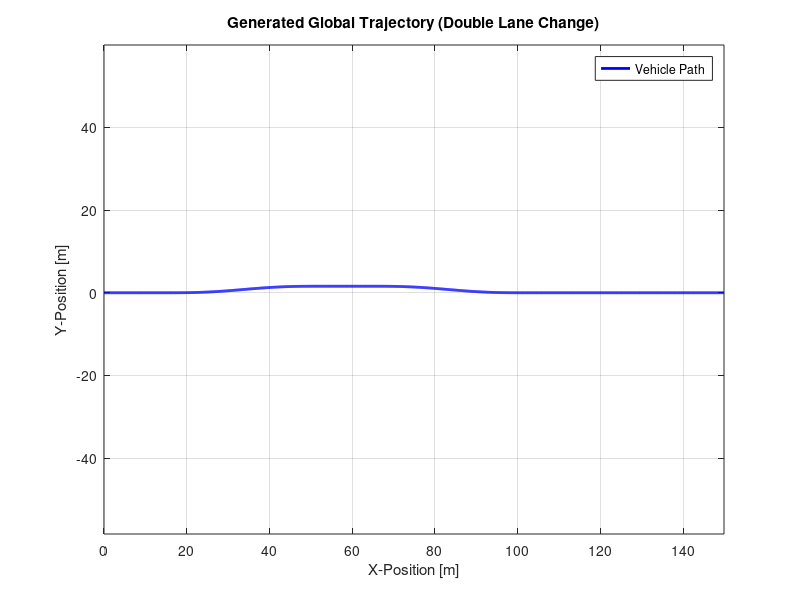
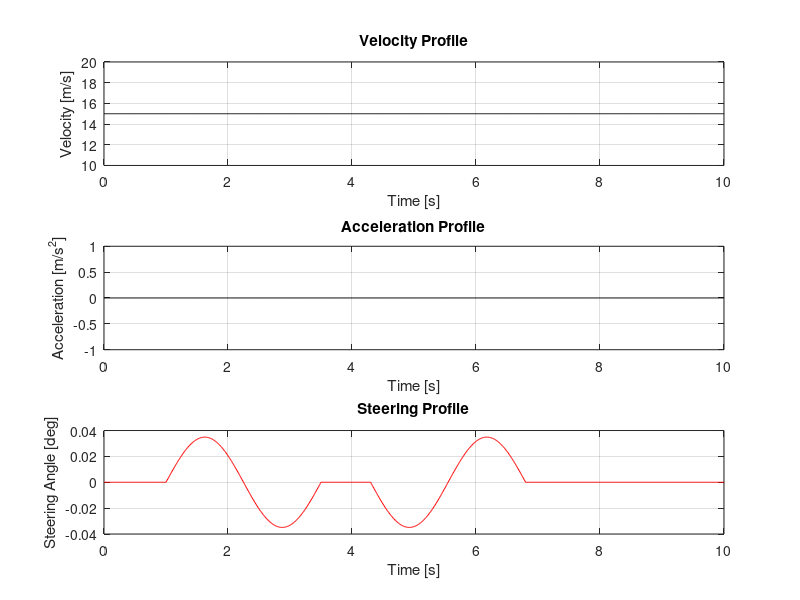

MATLAB code to generate these figures, in order:
clc; clear; close all;

%% Initial Setting

% Simulation Setting
t_end = 10;
dt = 0.01;
t_road = 0:dt:t_end;

% Vehicle Spectification Setting
Lf = 1.4;
Lr = 1.6;
L = Lf + Lr;

m = 2000;
Jz = 4000; 
Cf = 13500;
Cr = 15100;

V = 15;

%% Vehicle Model Definition(2-Dof Bicycle Model)

A_continuous = [-2*(Cf+Cr)/(m*V), -1-2*(Cf*Lf-Cr*Lr)/(m*V^2);
                -2*(Cf*Lf-Cr*Lr)/Jz, -2*(Cf*Lf^2+Cr*Lr^2)/(Jz*V)];

B_continuous = [(2*Cf)/(m*V), (2*Cr)/(m*V);
                (2*Cf*Lf)/Jz, -(2*Cr*Lr)/Jz];

C_matrix = eye(2);
D_matrix = [0];

sys_c = ss(A_continuous, B_continuous, C_matrix, D_matrix);

% Discretization : ZoH
sys_d = c2d(sys_c, dt, 'zoh');
Ad = sys_d.A;
Bd = sys_d.B;

%% Double Lane Change Scenario Generate

steering_start_time = 1.0;
degree = 2.0;
delta_dot_rad = deg2rad(degree);

delta = zeros(size(t_road));

for k = 1:length(t_road)
    time_now = t_road(k);
    
    if time_now > steering_start_time && time_now <= steering_start_time + 2.5
        delta(k) = delta_dot_rad * sin(pi/2 * (time_now - steering_start_time) / (0.25 * 2.5));
    elseif time_now > steering_start_time + 3.3 && time_now <= steering_start_time + 5.8
        delta(k) = -delta_dot_rad * sin(pi/2 * (time_now - (steering_start_time) + 1.7) / (0.25 * 2.5));
    else
        delta(k) = 0;
    end
end

%% Reference State Generate

% Reference Side Slip angle
x1_ref = ( Lr - (Lf*m*V^2)/(2*Cr*L) ) / ( L + (m*V^2*(Lr*Cr-Lf*Cf))/(2*Cf*Cr*L) ) * delta;

% Reference Yaw Rate
x2_ref = V / ( L + (m*V^2*(Lr*Cr-Lf*Cf))/(2*Cf*Cr*L) ) * delta;

%% Global Trajectory Generate

x_road = zeros(size(t_road));
y_road = zeros(size(t_road));
theta = zeros(size(t_road));

x_road(1) = 0;
y_road(1) = 0;
theta(1) = 0;

for i = 1:length(t_road)-1
    theta(i+1) = theta(i) + x2_ref(i) * dt;

    x_road(i+1) = x_road(i) + V * cos(theta(i+1)) * dt;
    y_road(i+1) = y_road(i) + V * sin(theta(i+1)) * dt;
end

%% Export Profile

fid = fopen('driving_profile.txt', 'w');
for i = 1:length(t_road)
    fprintf(fid, '%f %f %f %f %f %f \n', t_road(i), x_road(i), y_road(i), x1_ref(i), x2_ref(i), delta(i));
end
fclose(fid);

fid = fopen('ref_data.txt', 'w');
for i = 1:length(t_road)
    fprintf(fid, '%f, %f, \n', x1_ref(i), x2_ref(i));
end
fclose(fid);

save('V.mat', 'V');

%% Plot
% Global X-Y Trajectory
figure('Name', 'Global Trajectory');
plot(x_road, y_road, 'b-', 'LineWidth', 2);
title('Generated Global Trajectory (Double Lane Change)');
xlabel('X-Position [m]');
ylabel('Y-Position [m]');
axis equal;
grid on;
legend('Vehicle Path');

% Vehicle State Profiles
figure('Name', 'State Profiles');
% 속도 프로파일
subplot(3, 1, 1);
plot(t_road, ones(size(t_road)) * V, 'k-');
title('Velocity Profile');
xlabel('Time [s]');
ylabel('Velocity [m/s]');
ylim([V-5 V+5]);
grid on;

% 가속도 프로파일
subplot(3, 1, 2);
plot(t_road, zeros(size(t_road)), 'k-');
title('Acceleration Profile');
xlabel('Time [s]');
ylabel('Acceleration [m/s^2]');
ylim([-1 1]);
grid on;

% 조향각 프로파일
subplot(3, 1, 3);
plot(t_road, delta, 'r-');
title('Steering Profile');
xlabel('Time [s]');
ylabel('Steering Angle [deg]');
grid on;